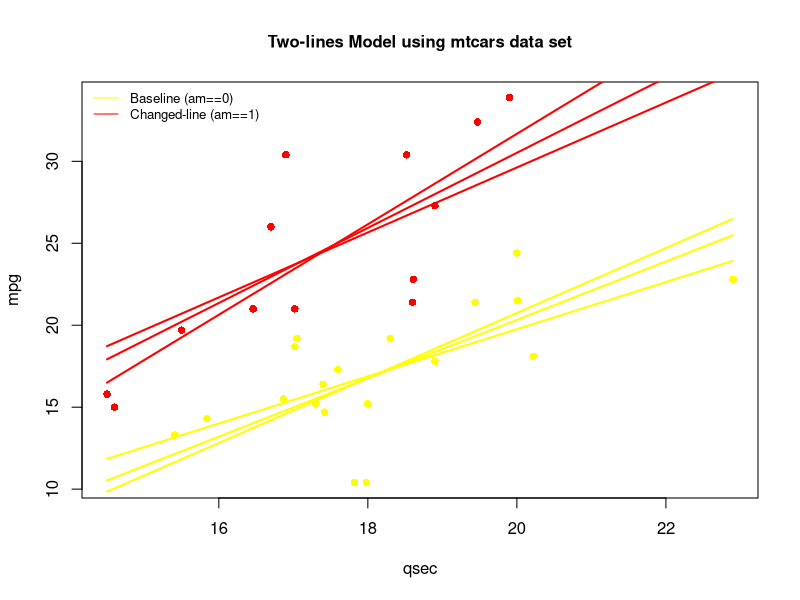
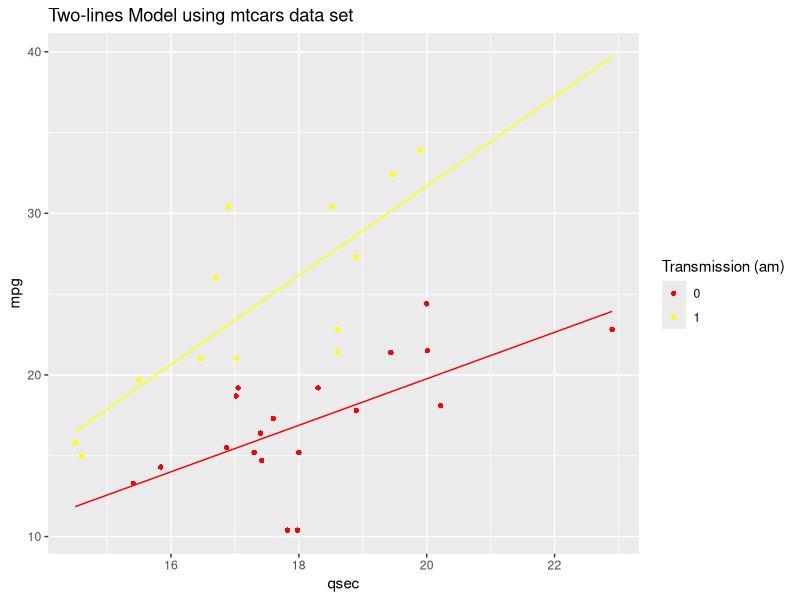
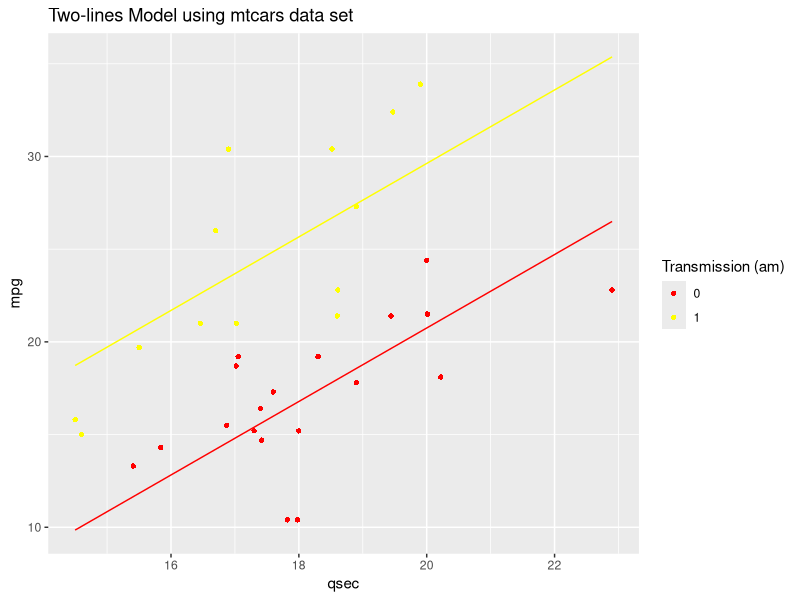
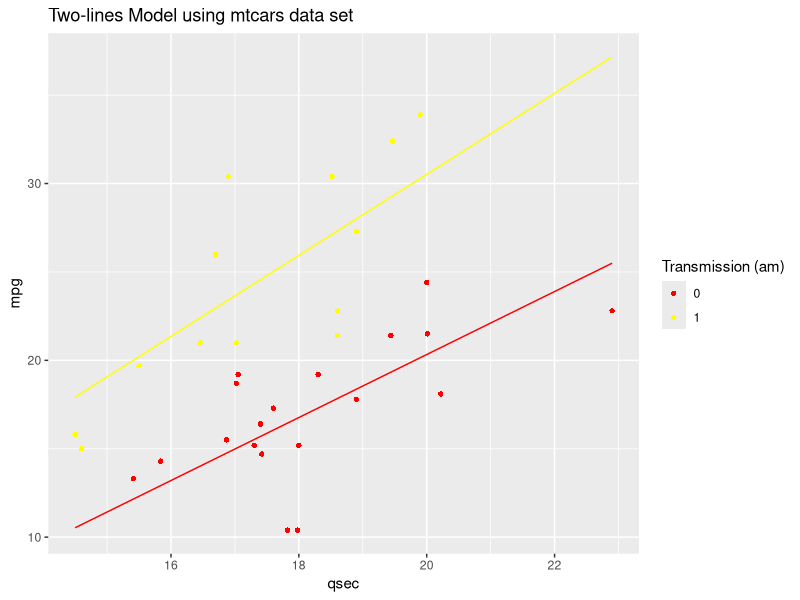
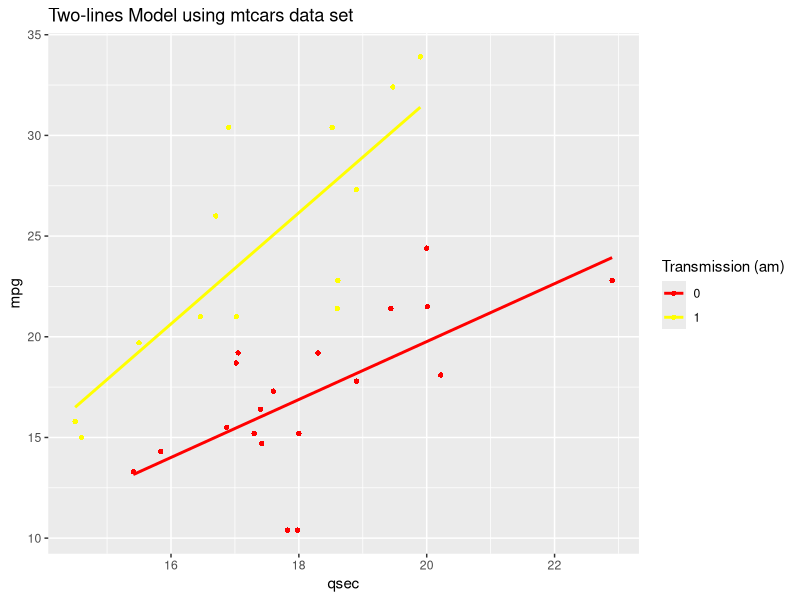
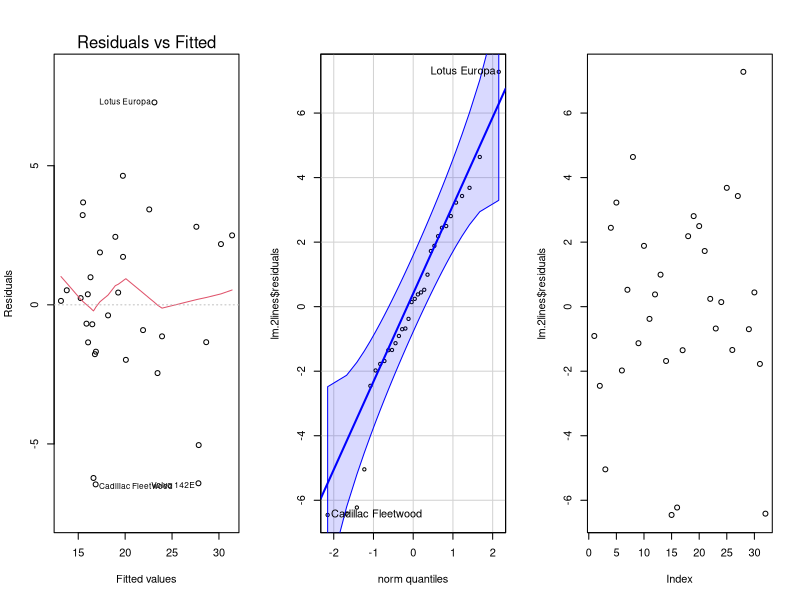

Source code (R) for these figures, in order:
#Go through the example using the two line model.- see the teaching notes and Elder Gilbert's talk
#1)	State the mathematical equation of two-line model
#2) lm.2lines <-lm(mpg ~ qsec + am + qsec:am, data=mtcars) -  
#   Use the example in the textbook to go through what the estimates mean:
#3)	Interpret the intercept and slope of each of the two lines (the answer is below)
#4)	Create a scatterplot using the code below

#Full Model
lm.2lines <-lm(mpg ~ qsec + am + qsec:am, data=mtcars)
summary(lm.2lines)

lm.2lines <-lm(mpg ~ qsec*am, data=mtcars)
summary(lm.2lines)

#Equal Slopes Model
eqslopes <-lm(mpg ~ qsec + am, data=mtcars)
summary(eqslopes)

#Equal Intercepts Model
eqint <-lm(mpg ~ qsec + qsec:am, data=mtcars)
summary(eqint)

lm.line <-lm(mpg ~ qsec, data=mtcars)
summary(lm.line)

#Create graph using the following code:
par(mfrow=c(1,1))
plot(mpg ~ qsec, data=mtcars, col=c("yellow","red")[as.factor(am)], pch=16, 
bg="gray83", main="Two-lines Model using mtcars data set", cex.main=1)
legend("topleft", legend=c("Baseline (am==0)", "Changed-line (am==1)"), 
bty="n", lty=1, col=c("yellow","red"), cex=0.8)

#get the "Estimates" automatically:
# Then b will have 4 estimates:
# b[1] is the estimate of beta_0: -9.0099
# b[2] is the estimate of beta_1:  1.4385
# b[3] is the estimate of beta_2: -14.5107
# b[4] is the estimate of beta_3: 1.3214

#Full Model  - redo graph first
b <- coef(lm.2lines)
curve(b[1] + b[2]*x, col="yellow", lwd=2, add=TRUE)  #baseline (in blue)
curve((b[1] + b[3]) + (b[2] + b[4])*x, col="red", lwd=2, add=TRUE) #changed line (in orange)
b
#Equal Slopes Model - redo graph first
b <- coef(eqslopes)
curve(b[1] + b[2]*x, col="yellow", lwd=2, add=TRUE)  #baseline (in blue)
curve((b[1] + b[3]) + (b[2])*x, col="red", lwd=2, add=TRUE) #changed line (in orange)
#Equal Intercepts Model  - redo graph first
b <- coef(eqint)
curve(b[1] + b[2]*x, col="yellow", lwd=2, add=TRUE)  #baseline (in blue)
curve((b[1]) + (b[2] + b[3])*x, col="red", lwd=2, add=TRUE) #changed line (in orange)
# Then b will have 4 estimates:
# b[1] is the estimate of beta_0: -9.0099
# b[2] is the estimate of beta_1:  1.4385
# b[3] is the estimate of beta_2: -14.5107
# b[4] is the estimate of beta_3: 1.3214
library(tidyverse)

#Full Model Graph
b <- coef(lm.2lines)
ggplot(mtcars, aes(y=mpg, x=qsec, color=factor(am))) +
  geom_point(pch=16) +
  #geom_smooth(method="lm", se=F) + #easy way, but only draws the full interaction model. The manual way using stat_function (see below) is more involved, but more dynamic.
  stat_function(fun = function(x) b[1] + b[2]*x, color="red") + #am==0 line
  stat_function(fun = function(x) (b[1]+b[3]) + (b[2]+b[4])*x,color="yellow") + #am==1 line 
  scale_color_manual(name="Transmission (am)", values=c("red","yellow")) +
  labs(title="Two-lines Model using mtcars data set")

#Equal Slopes Graph
b <- coef(eqslopes)
ggplot(mtcars, aes(y=mpg, x=qsec, color=factor(am))) +
  geom_point(pch=16) +
  #geom_smooth(method="lm", se=F) + #easy way, but only draws the full interaction model. The manual way using stat_function (see below) is more involved, but more dynamic.
  stat_function(fun = function(x) b[1] + b[2]*x, color="red") + #am==0 line
  stat_function(fun = function(x) (b[1]+b[3]) + (b[2])*x,color="yellow") + #am==1 line 
  scale_color_manual(name="Transmission (am)", values=c("red","yellow")) +
  labs(title="Two-lines Model using mtcars data set")

#Equal Intercepts Graph
b <- coef(eqint)
ggplot(mtcars, aes(y=mpg, x=qsec, color=factor(am))) +
  geom_point(pch=16) +
  #geom_smooth(method="lm", se=F) + #easy way, but only draws the full interaction model. The manual way using stat_function (see below) is more involved, but more dynamic.
  stat_function(fun = function(x) b[1] + b[2]*x, color="red") + #am==0 line
  stat_function(fun = function(x) (b[1]) + (b[2]+b[3])*x,color="yellow") + #am==1 line 
  scale_color_manual(name="Transmission (am)", values=c("red","yellow")) +
  labs(title="Two-lines Model using mtcars data set")

library(tidyverse)
ggplot(mtcars, aes(y=mpg, x=qsec, color=factor(am))) +
  geom_point(pch=16, bg="gray83") +
  geom_smooth(method="lm", se=F) + #easy way, but only draws the full interaction model. The manual way using stat_function (see below) is more involved, but more dynamic.
  scale_color_manual(name="Transmission (am)", values=c("red","yellow")) +
  labs(title="Two-lines Model using mtcars data set")


#Check the requirements to see if the model is good
par(mfrow=c(1,3))
plot(lm.2lines,which=1)
library(car)
qqPlot(lm.2lines$residuals)
plot(lm.2lines$residuals)

#Check for significance
#qsec is significant  and the change of slope is significant
